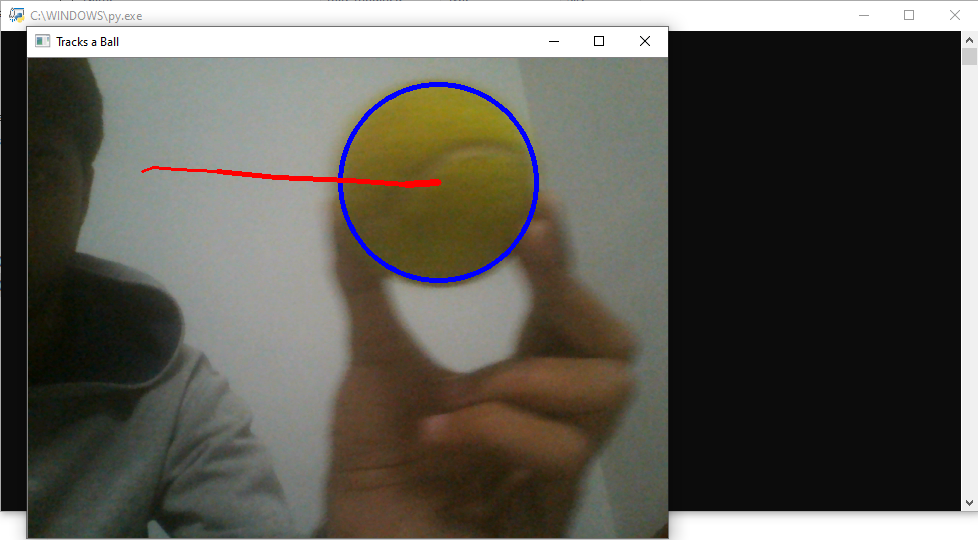
#> input picture Screencaps/ball_tracking.png, 978 x 540 px, given in place of the camera
$ python 'hand tracking.py'
#> lines starting #> are read from the running program, lines starting #| are printed output that depends on the picture; after the words box and inside, x2 and y2 are one past the last pixel; in counts of white or black regions, pixels touching at a corner belong together
import cv2 as cv
import numpy as np

cam=cv.VideoCapture(0)

while True:
    _,frame=cam.read()
#> frame is the input picture: shape (540, 978, 3); mean B, G, R 83.1, 90.6, 93
    final=frame

    hsv=cv.cvtColor(frame,cv.COLOR_BGR2HSV)
#> hsv: shape (540, 978, 3); mean H, S, V 23.6, 42.4, 96.3
    skin_lower=(10,25,0)
    skin_upper=(30,255,255)

    grayed=cv.cvtColor(frame,cv.COLOR_BGR2GRAY)
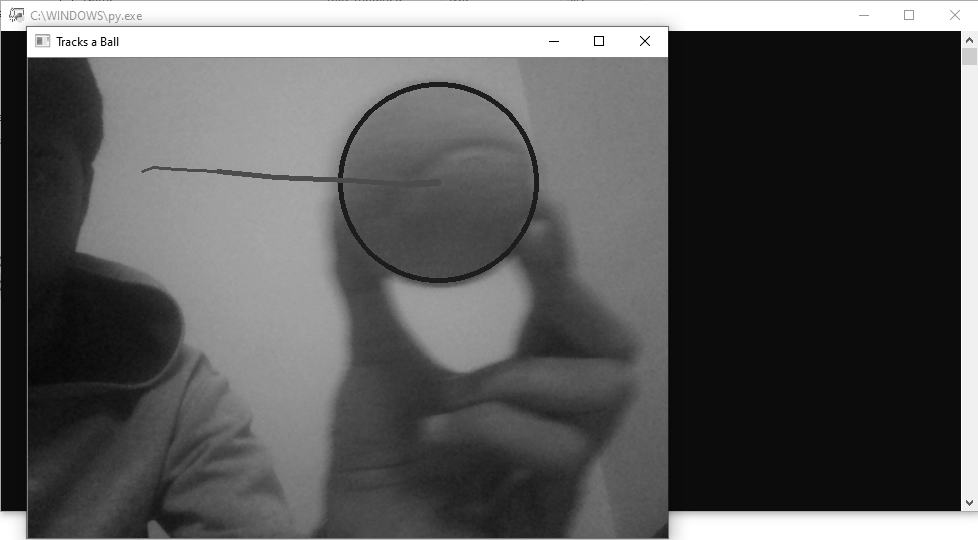
#> grayed: shape (540, 978); min 0, max 255, mean 90.5

    #blurred=cv.GaussianBlur(grayed,(9,9),0)
    #blurred=cv.medianBlur(grayed,11)
    #blurred=cv.GaussianBlur(hsv,(31,31),0)
    blurred=cv.medianBlur(hsv,7)
#> blurred: shape (540, 978, 3); mean H, S, V 22.5, 42, 96.6

    mask=cv.inRange(blurred,skin_lower,skin_upper)
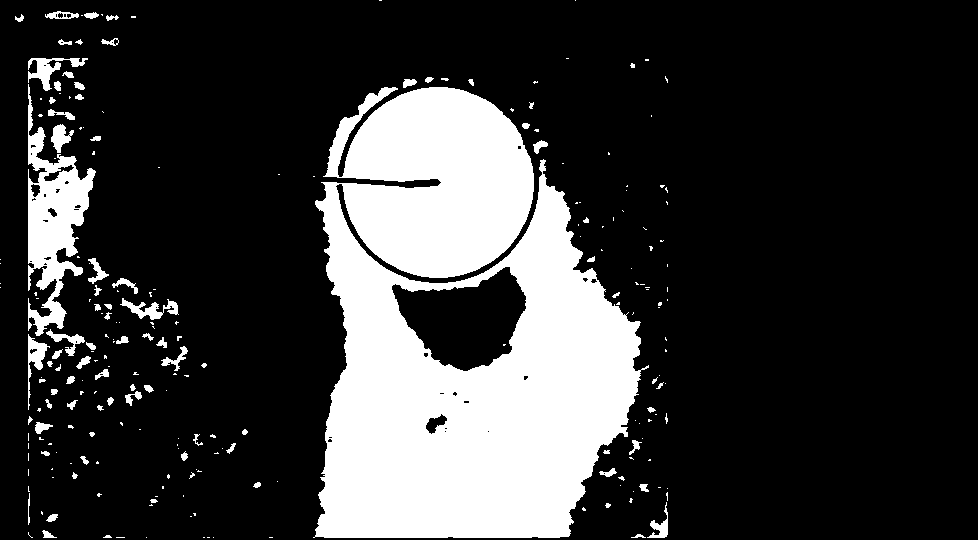
#> mask: shape (540, 978); 21.8% white; 236 white regions (155 under 20 px), largest, box (x1, y1, x2, y2) and area: (313, 87, 649, 538) 101091, (28, 84, 96, 336) 6960, (28, 58, 88, 91) 662
    #ret,mask=cv.threshold(blurred,254,255,cv.THRESH_BINARY_INV+cv.THRESH_OTSU)

    mask=cv.erode(mask,(5,5),iterations=3)
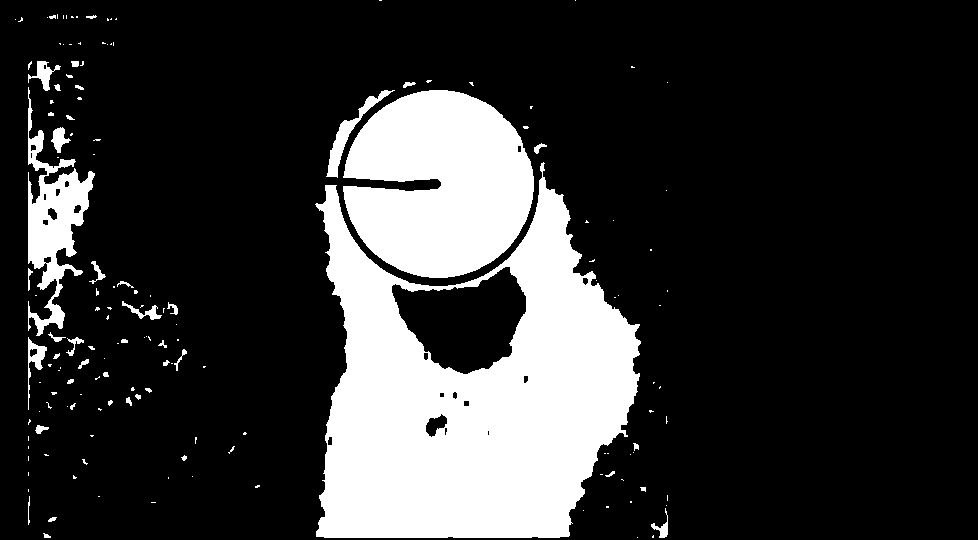
#> mask: shape (540, 978); 20.3% white; 158 white regions (113 under 20 px), largest, box (x1, y1, x2, y2) and area: (315, 162, 641, 538) 69743, (343, 90, 534, 278) 27148, (28, 87, 95, 336) 5897
    mask=cv.dilate(mask,(5,5),iterations=4)
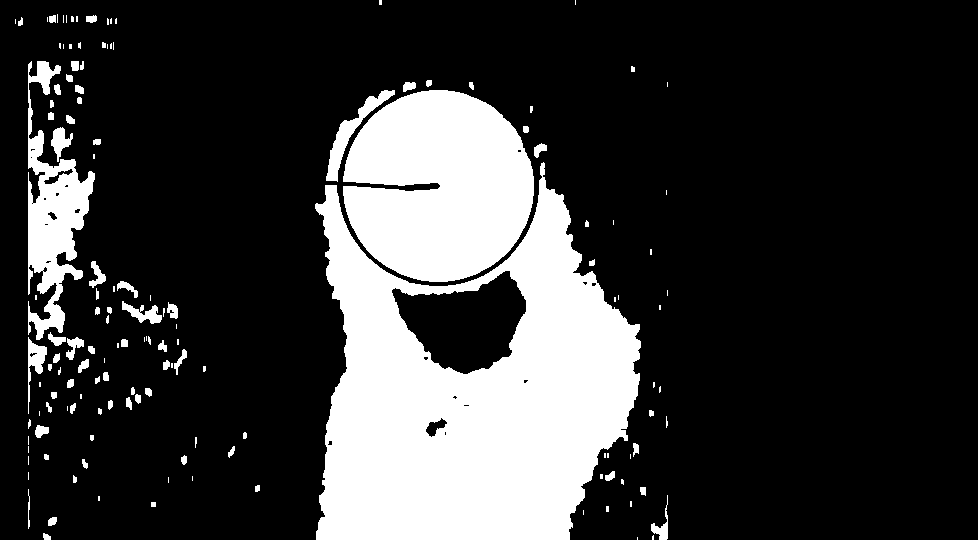
#> mask: shape (540, 978); 21.8% white; 145 white regions (68 under 20 px), largest, box (x1, y1, x2, y2) and area: (315, 162, 641, 540) 71866, (343, 90, 534, 282) 28316, (28, 61, 95, 340) 7658
    mask=cv.medianBlur(mask,7)
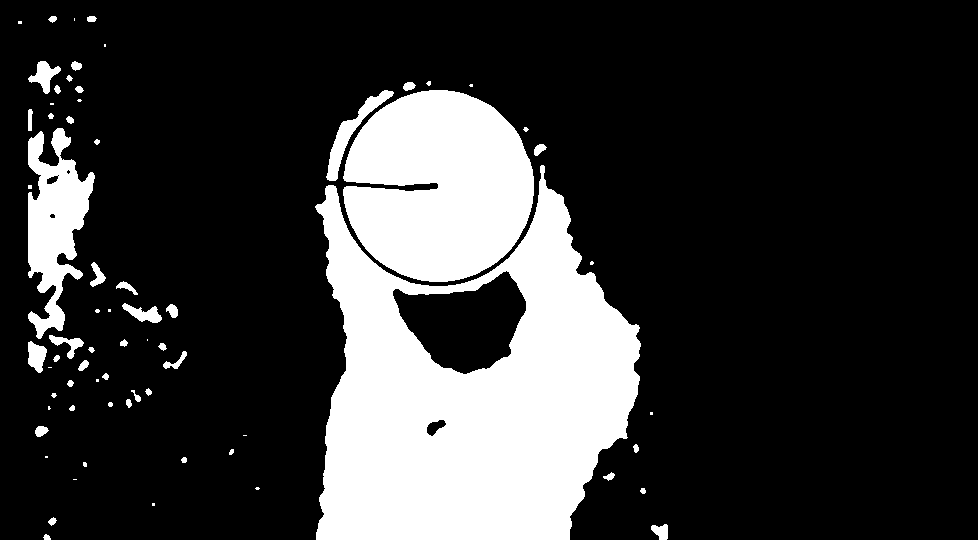
#> mask: shape (540, 978); 21.4% white; 69 white regions (23 under 20 px)

    contours=cv.findContours(mask,cv.RETR_TREE,cv.CHAIN_APPROX_SIMPLE)[-2]
#> contours = 75 contours, 33 with area under 20; largest, box (x1, y1, x2, y2) and area: (315, 165, 641, 540) 79759, (343, 90, 534, 282) 27962, (392, 270, 527, 375) 8472, (28, 128, 95, 339) 7096, (326, 90, 394, 181) 1147

    if len(contours)>0:
                   cnt=max(contours,key=cv.contourArea)
#> cnt = contour of 552 points, box (x1, y1, x2, y2) (315, 165, 641, 540), area 79759
                   hull=cv.convexHull(cnt)
#> hull = contour of 17 points, box (x1, y1, x2, y2) (315, 165, 641, 540), area 106354

                   M=cv.moments(cnt)
#> M = moments, m00 79759, centre m10/m00, m01/m00 = (472, 392.1)
                   centre=(int(M['m10']/M['m00']),int(M['m01']/M['m00']))
#> centre = (472, 392)

                   #cv.drawContours(final,[cnt],0,(255,0,0),2)
                   cv.circle(final,centre,5,(0,255,0),2)
#> final: shape (540, 978, 3); 0.02% of pixels changed, all inside (x1, y1, x2, y2) = (466, 386, 479, 399)

                   epsilon=0.01*cv.arcLength(cnt,True);
#> epsilon = 15.32
                   cnt = cv.approxPolyDP(cnt,epsilon,True)
#> cnt = contour of 12 points, box (x1, y1, x2, y2) (316, 165, 640, 540), area 79192

                   hull=cv.convexHull(cnt,returnPoints=False)
#> hull = [10, 9, 7, 6, 4, 0]
                   defects=cv.convexityDefects(cnt,hull)
#> defects = [[10, 0, 11, 6697], [0, 4, 2, 28465], [4, 6, 5, 6476], [7, 9, 8, 4555]]

                   for i in range(defects.shape[0]):
                       s,e,f,d=defects[i,0]
                       start=tuple(cnt[s][0])
                       end=tuple(cnt[e][0])
                       far=tuple(cnt[f][0])
                       cv.line(final,start,end,(0,0,255),2)
                       cv.circle(final,far,3,(0,255,255),-1)
                       fingers=i
#> this loop made 4 passes
#> (s, e, f, d, start, end, far) on passes 1 to 4: (10, 0, 11, 6697, (639, 327), (543, 165), (576, 272)), (0, 4, 2, 28465, (543, 165), (326, 186), (447, 286)), (4, 6, 5, 6476, (326, 186), (316, 539), (347, 338)), (7, 9, 8, 4555, (569, 539), (627, 437), (598, 452))
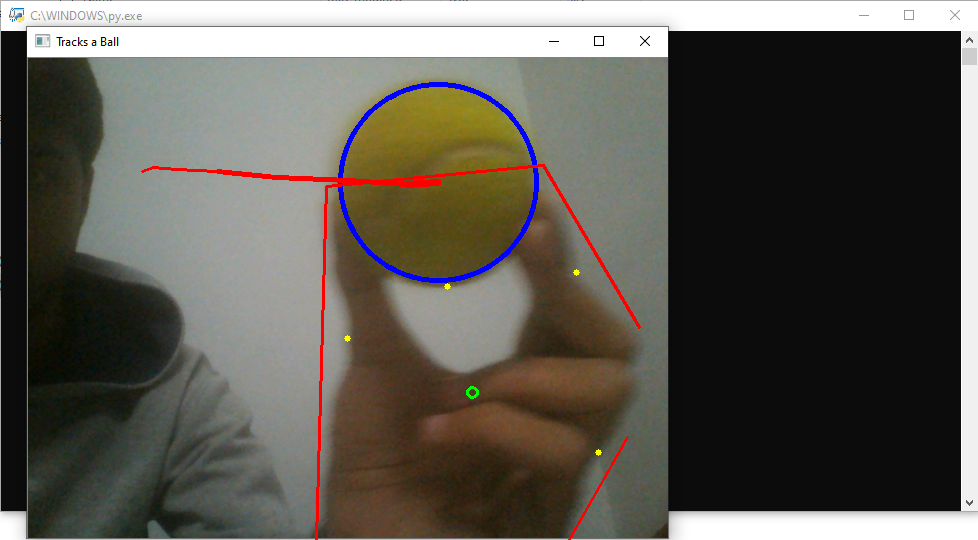
#> final: shape (540, 978, 3); mean B, G, R 82.6, 90.1, 93.7

                   print('No.of fingers',fingers)
#| No.of fingers 3
                   fingers=0

    #for mirror effect
    final=cv.flip(final,1)
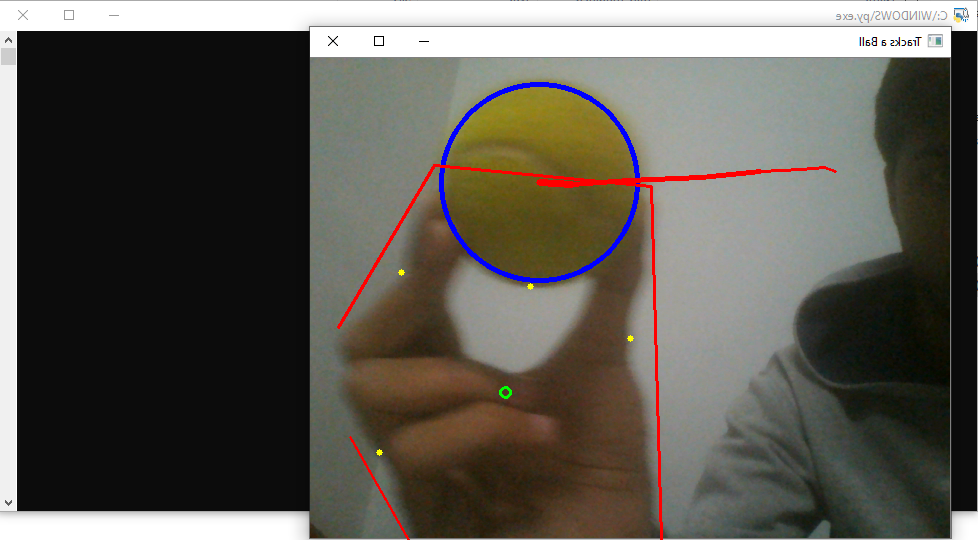
#> final: shape (540, 978, 3); mean B, G, R 82.6, 90.1, 93.7

    # [4 lines of commented-out code are left out]
    cv.imshow('mask',mask)
    cv.imshow('final',final)

    if cv.waitKey(1) & 0xff==ord('q'):
#> (key q is pressed here)
        break


cam.release()
cv.destroyAllWindows()

$ run again, on Screencaps/hand_tracking.png
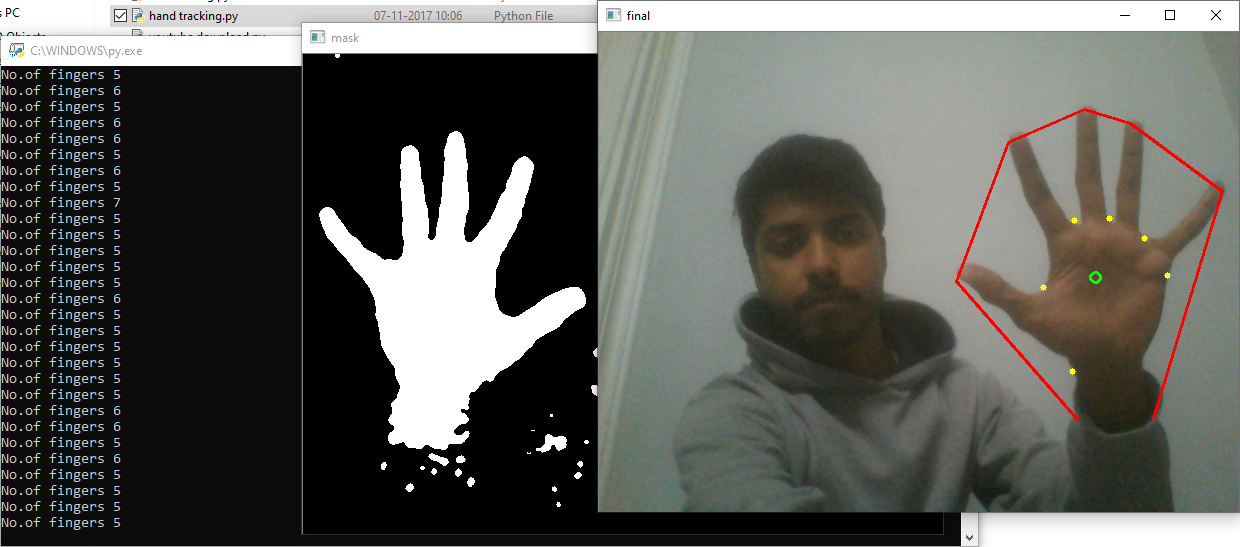
#> input picture Screencaps/hand_tracking.png, 1240 x 547 px, given in place of the camera
#> frame is the input picture: shape (547, 1240, 3); mean B, G, R 89.4, 93.6, 93.4
#> hsv: shape (547, 1240, 3); mean H, S, V 22.5, 20.2, 96.7
#> blurred: shape (547, 1240, 3); mean H, S, V 20.8, 17, 94.4
#> `mask=cv.medianBlur(mask,7)`:
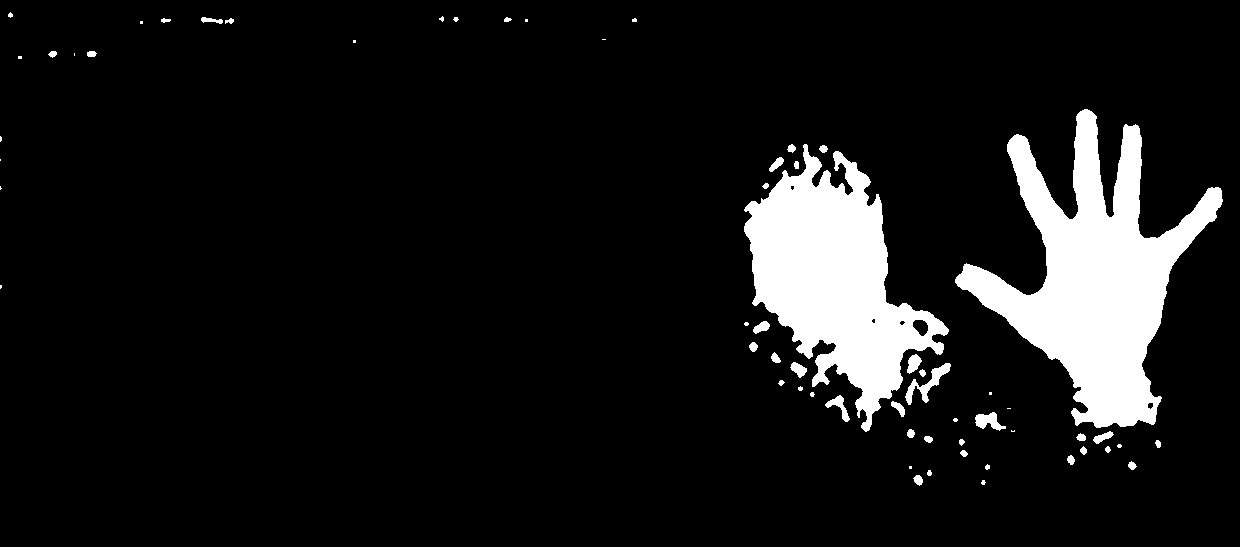
#> mask: shape (547, 1240); 9.4% white; 62 white regions (22 under 20 px)
#> contours = 67 contours, 31 with area under 20; largest, box (x1, y1, x2, y2) and area: (955, 109, 1223, 428) 32773, (744, 144, 949, 432) 26499, (905, 363, 951, 405) 463, (975, 412, 1006, 431) 278, (912, 319, 929, 337) 193
#> `cnt=max(contours,key=cv.contourArea)`: cnt = contour of 668 points, box (x1, y1, x2, y2) (955, 109, 1223, 428), area 32773
#> `hull=cv.convexHull(cnt)`: hull = contour of 23 points, box (x1, y1, x2, y2) (955, 109, 1223, 428), area 57254
#> M = moments, m00 32773, centre m10/m00, m01/m00 = (1094.4, 278.2)
#> centre = (1094, 278)
#> epsilon = 16.37
#> `cnt = cv.approxPolyDP(cnt,epsilon,True)`: cnt = contour of 15 points, box (x1, y1, x2, y2) (955, 109, 1222, 426), area 34180
#> `hull=cv.convexHull(cnt,returnPoints=False)`: hull = [13, 11, 9, 8, 6, 3, 0]
#> defects = [[13, 0, 14, 24043], [0, 3, 1, 24365], [3, 6, 4, 21442], [6, 8, 7, 7622], [9, 11, 10, 7308], [11, 13, 12, 21690]]
#> the loop `for i in range(defects.shape[0]):` made 6 passes
#> (s, e, f, d, start, end, far) on passes 1 to 6: (13, 0, 14, 24043, (1139, 128), (1084, 109), (1109, 217)), (0, 3, 1, 24365, (1084, 109), (1007, 144), (1072, 219)), (3, 6, 4, 21442, (1007, 144), (955, 282), (1043, 286)), (6, 8, 7, 7622, (955, 282), (1076, 425), (1060, 360)), (9, 11, 10, 7308, (1153, 424), (1221, 190), (1141, 363)), (11, 13, 12, 21690, (1221, 190), (1139, 128), (1144, 238))
#| No.of fingers 5
#> `final=cv.flip(final,1)`:
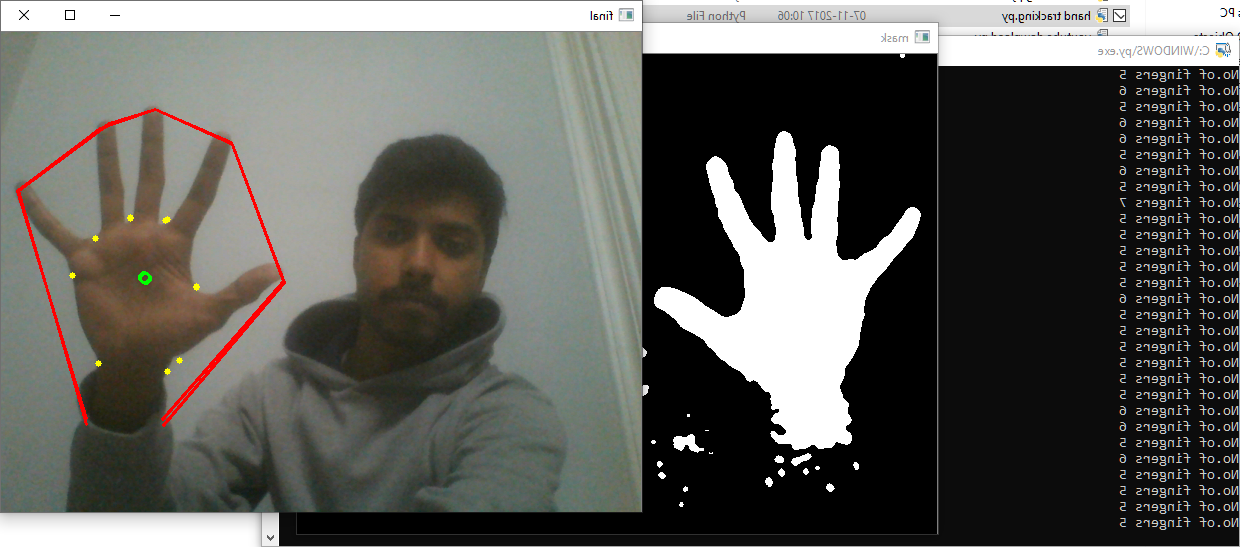
#> final: shape (547, 1240, 3); mean B, G, R 89.2, 93.4, 93.6
